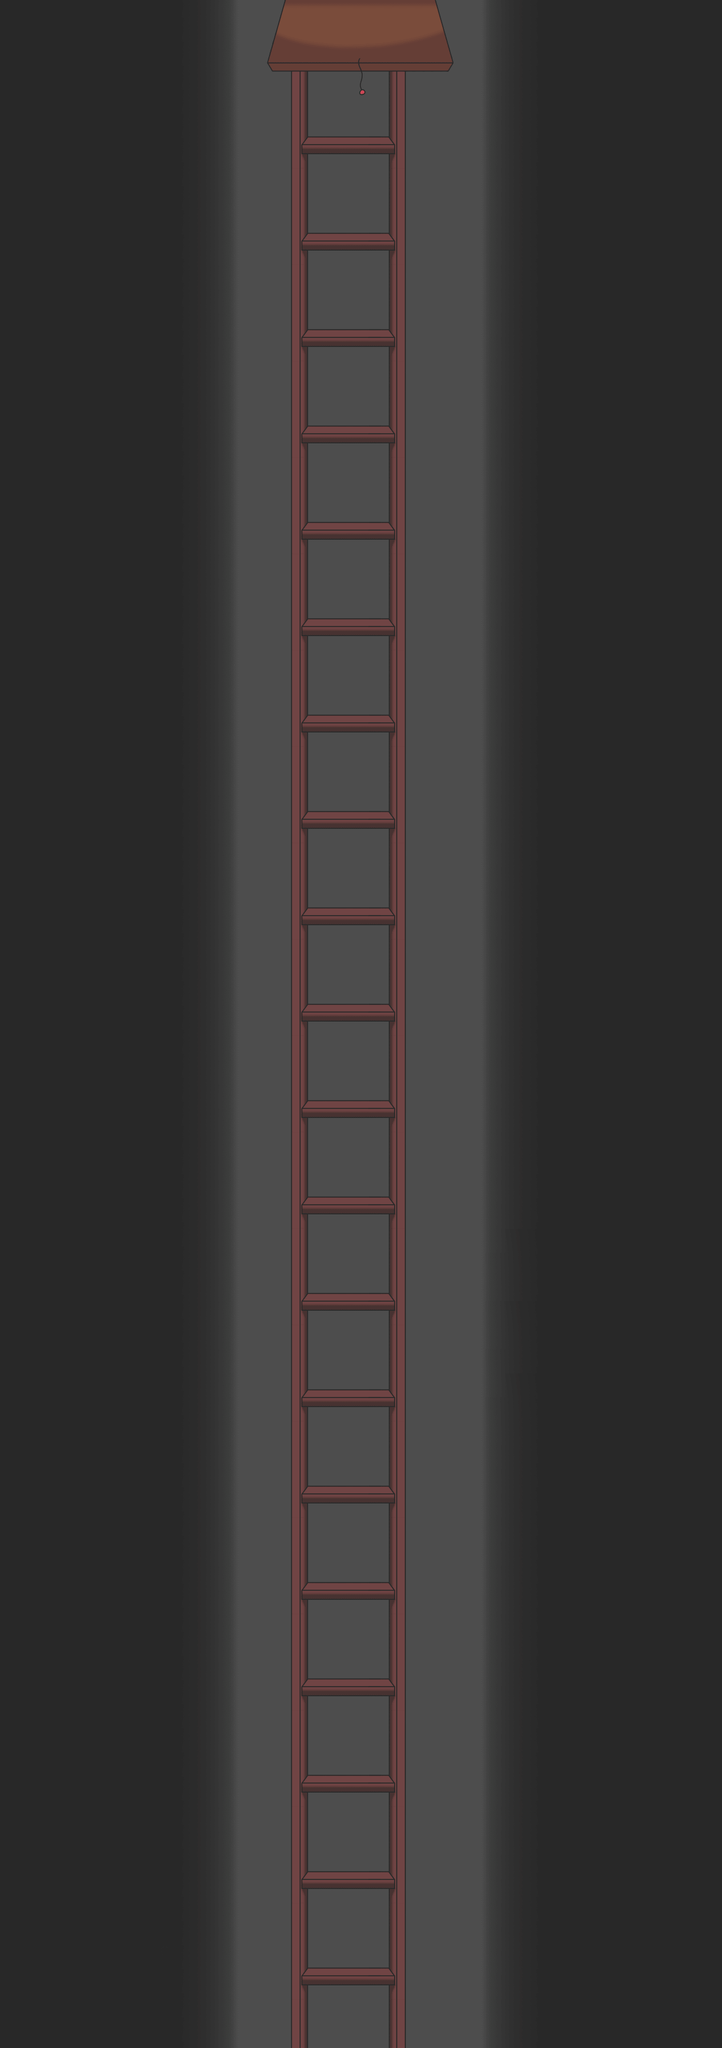

This is a level from a 2D game, rendered from its Tiled map with the project's own tilesets. A one-line summary and the map file follow, with tile-layer data summarised:
An orthogonal 30x85 tile map with 45x45 px tiles, 7 tile layers (PisoFondo, Puerta1, DetallesFondo, Plataformas, ...).

<map version="1.0" orientation="orthogonal" renderorder="right-down" width="30" height="85" tilewidth="45" tileheight="45" nextobjectid="1">
 <tileset firstgid="1" name="Fondo Camino Al Coco" tilewidth="45" tileheight="45" tilecount="1344" columns="56">
  <image source="TilePasillos.png" width="2527" height="1121" />
 </tileset>
 <layer name="PisoFondo" width="30" height="85">
  <data>[2550 cells, 2550 non-empty, 30 distinct tile ids]</data>
 </layer>
 <layer name="Puerta1" width="30" height="85">
  <data>[2550 cells, 60 non-empty, 15 distinct tile ids]</data>
 </layer>
 <layer name="DetallesFondo" width="30" height="85">
  <data>[2550 cells, 233 non-empty, 11 distinct tile ids]</data>
 </layer>
 <layer name="Plataformas" width="30" height="85">
  <data>[2550 cells, 63 non-empty, 3 distinct tile ids]</data>
 </layer>
 <layer name="Puerta2" width="30" height="85">
  <data>[2550 cells, 16 non-empty, 16 distinct tile ids]</data>
 </layer>
 <layer name="DetallesFondo2" width="30" height="85">
  <data>[2550 cells, 16 non-empty, 16 distinct tile ids]</data>
 </layer>
 <layer name="PlataformasNoCruzar" width="30" height="85">
  <data>[2550 cells, 171 non-empty, 1 distinct tile ids]</data>
 </layer>
</map>
